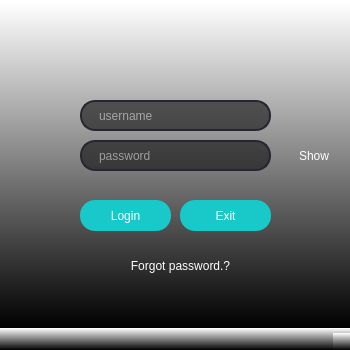
<?xml version="1.0" encoding="UTF-8"?>
<ui version="4.0">
 <class>MainWindow</class>
 <widget class="QMainWindow" name="MainWindow">
  <property name="geometry">
   <rect>
    <x>0</x>
    <y>0</y>
    <width>350</width>
    <height>350</height>
   </rect>
  </property>
  <property name="minimumSize">
   <size>
    <width>350</width>
    <height>350</height>
   </size>
  </property>
  <property name="maximumSize">
   <size>
    <width>350</width>
    <height>350</height>
   </size>
  </property>
  <property name="focusPolicy">
   <enum>Qt::ClickFocus</enum>
  </property>
  <property name="windowTitle">
   <string notr="true">LOGIN</string>
  </property>
  <property name="windowIcon">
   <iconset>
    <normaloff>pictures/werhere_icon.png</normaloff>pictures/werhere_icon.png</iconset>
  </property>
  <property name="styleSheet">
   <string notr="true">background-color: qlineargradient(spread:pad, x1:0.499773, y1:1, x2:0.5, y2:0.00568182, stop:0 rgba(0, 0, 0, 255), stop:1 rgba(255, 255, 255, 255));
One value - border-radius: 100px;</string>
  </property>
  <widget class="QWidget" name="centralwidget">
   <widget class="QPushButton" name="pushButtonLogin">
    <property name="geometry">
     <rect>
      <x>80</x>
      <y>200</y>
      <width>91</width>
      <height>31</height>
     </rect>
    </property>
    <property name="mouseTracking">
     <bool>true</bool>
    </property>
    <property name="focusPolicy">
     <enum>Qt::StrongFocus</enum>
    </property>
    <property name="styleSheet">
     <string notr="true">
QPushButton{
	border-radius : 15px;
	background-color : rgb(25, 200, 200);
	color: rgb(255, 255, 255);
 
}
QPushButton:hover{
	background-color: rgb(20, 135, 135);
    border: 2px solid rgb(162, 0, 0);
	
}

</string>
    </property>
    <property name="text">
     <string>Login</string>
    </property>
   </widget>
   <widget class="QPushButton" name="pushButtonExit">
    <property name="geometry">
     <rect>
      <x>180</x>
      <y>200</y>
      <width>91</width>
      <height>31</height>
     </rect>
    </property>
    <property name="styleSheet">
     <string notr="true">QPushButton{
	border-radius : 15px;
	background-color : rgb(25, 200, 200);
	color: rgb(255, 255, 255);
}
QPushButton:hover{
	background-color: rgb(20, 135, 135);
    border: 2px solid rgb(162, 0, 0);
}
</string>
    </property>
    <property name="text">
     <string>Exit</string>
    </property>
   </widget>
   <widget class="QLineEdit" name="lineEditUsername">
    <property name="geometry">
     <rect>
      <x>80</x>
      <y>100</y>
      <width>191</width>
      <height>31</height>
     </rect>
    </property>
    <property name="focusPolicy">
     <enum>Qt::StrongFocus</enum>
    </property>
    <property name="styleSheet">
     <string notr="true">QLineEdit {
  border: 2px solid rgb(38, 38, 48);
  border-radius: 15px;
  color: #FFF;
  padding-left: 15px;
  background-color: rgba(0, 0, 0,55%);
 
}

QLineEdit:hover {
	border: 2px solid rgb(0, 255, 255);
}

 QLineEdit:focus  {
  border: 2px solid rgb(35, 218, 233);
  background-color: rgb(47, 47, 47);
}

   



</string>
    </property>
    <property name="text">
     <string/>
    </property>
    <property name="cursorPosition">
     <number>0</number>
    </property>
    <property name="placeholderText">
     <string>username</string>
    </property>
   </widget>
   <widget class="QLineEdit" name="lineEditPassword">
    <property name="geometry">
     <rect>
      <x>80</x>
      <y>140</y>
      <width>191</width>
      <height>31</height>
     </rect>
    </property>
    <property name="styleSheet">
     <string notr="true">QLineEdit {
  border: 2px solid rgb(38, 38, 48);
  border-radius: 15px;
  color: #FFF;
  padding-left: 15px;
  background-color: rgba(0, 0, 0,55%);
 
}

QLineEdit:hover {
	border: 2px solid rgb(0, 255, 255);
}

 QLineEdit:focus  {
  border: 2px solid rgb(35, 218, 233);
  background-color: rgb(47, 47, 47);
}
</string>
    </property>
    <property name="text">
     <string/>
    </property>
    <property name="echoMode">
     <enum>QLineEdit::Password</enum>
    </property>
    <property name="placeholderText">
     <string>password</string>
    </property>
   </widget>
   <widget class="QLabel" name="labelLogo">
    <property name="geometry">
     <rect>
      <x>40</x>
      <y>20</y>
      <width>251</width>
      <height>71</height>
     </rect>
    </property>
    <property name="styleSheet">
     <string notr="true">background-color: rgba(0, 0, 0,0%);</string>
    </property>
    <property name="text">
     <string/>
    </property>
    <property name="pixmap">
     <pixmap>pictures/werhere_logo.ico</pixmap>
    </property>
   </widget>
   <widget class="QPushButton" name="pushButtonForgot">
    <property name="geometry">
     <rect>
      <x>90</x>
      <y>250</y>
      <width>181</width>
      <height>31</height>
     </rect>
    </property>
    <property name="styleSheet">
     <string notr="true">QPushButton{
	border-radius : 15px;
	background-color: rgba(0, 0, 0,0%);
    color: rgb(255, 255, 255);
}
QPushButton:hover{
	background-color: rgb(107, 107, 107);
}</string>
    </property>
    <property name="text">
     <string>Forgot password.?</string>
    </property>
   </widget>
   <widget class="QLabel" name="labelFail">
    <property name="geometry">
     <rect>
      <x>80</x>
      <y>175</y>
      <width>201</width>
      <height>21</height>
     </rect>
    </property>
    <property name="styleSheet">
     <string notr="true">background-color: rgba(0, 0, 0,0%);
color: rgb(189, 31, 57);
border-radius : 15px;</string>
    </property>
    <property name="text">
     <string>&lt;html&gt;&lt;head/&gt;&lt;body&gt;&lt;p&gt;&lt;br/&gt;&lt;/p&gt;&lt;/body&gt;&lt;/html&gt;</string>
    </property>
    <property name="scaledContents">
     <bool>false</bool>
    </property>
   </widget>
   <widget class="QCheckBox" name="checkBoxPassword">
    <property name="geometry">
     <rect>
      <x>280</x>
      <y>140</y>
      <width>51</width>
      <height>31</height>
     </rect>
    </property>
    <property name="styleSheet">
     <string notr="true">background-color: rgba(0, 0, 0, 0);
color: rgb(255, 255, 255);</string>
    </property>
    <property name="text">
     <string>Show</string>
    </property>
   </widget>
   <zorder>pushButtonExit</zorder>
   <zorder>lineEditUsername</zorder>
   <zorder>lineEditPassword</zorder>
   <zorder>labelLogo</zorder>
   <zorder>pushButtonForgot</zorder>
   <zorder>labelFail</zorder>
   <zorder>pushButtonLogin</zorder>
   <zorder>checkBoxPassword</zorder>
  </widget>
  <widget class="QMenuBar" name="menubar">
   <property name="geometry">
    <rect>
     <x>0</x>
     <y>0</y>
     <width>350</width>
     <height>22</height>
    </rect>
   </property>
  </widget>
  <widget class="QStatusBar" name="statusbar"/>
 </widget>
 <tabstops>
  <tabstop>lineEditUsername</tabstop>
  <tabstop>lineEditPassword</tabstop>
  <tabstop>pushButtonLogin</tabstop>
  <tabstop>pushButtonExit</tabstop>
  <tabstop>pushButtonForgot</tabstop>
  <tabstop>checkBoxPassword</tabstop>
 </tabstops>
 <resources/>
 <connections/>
</ui>
